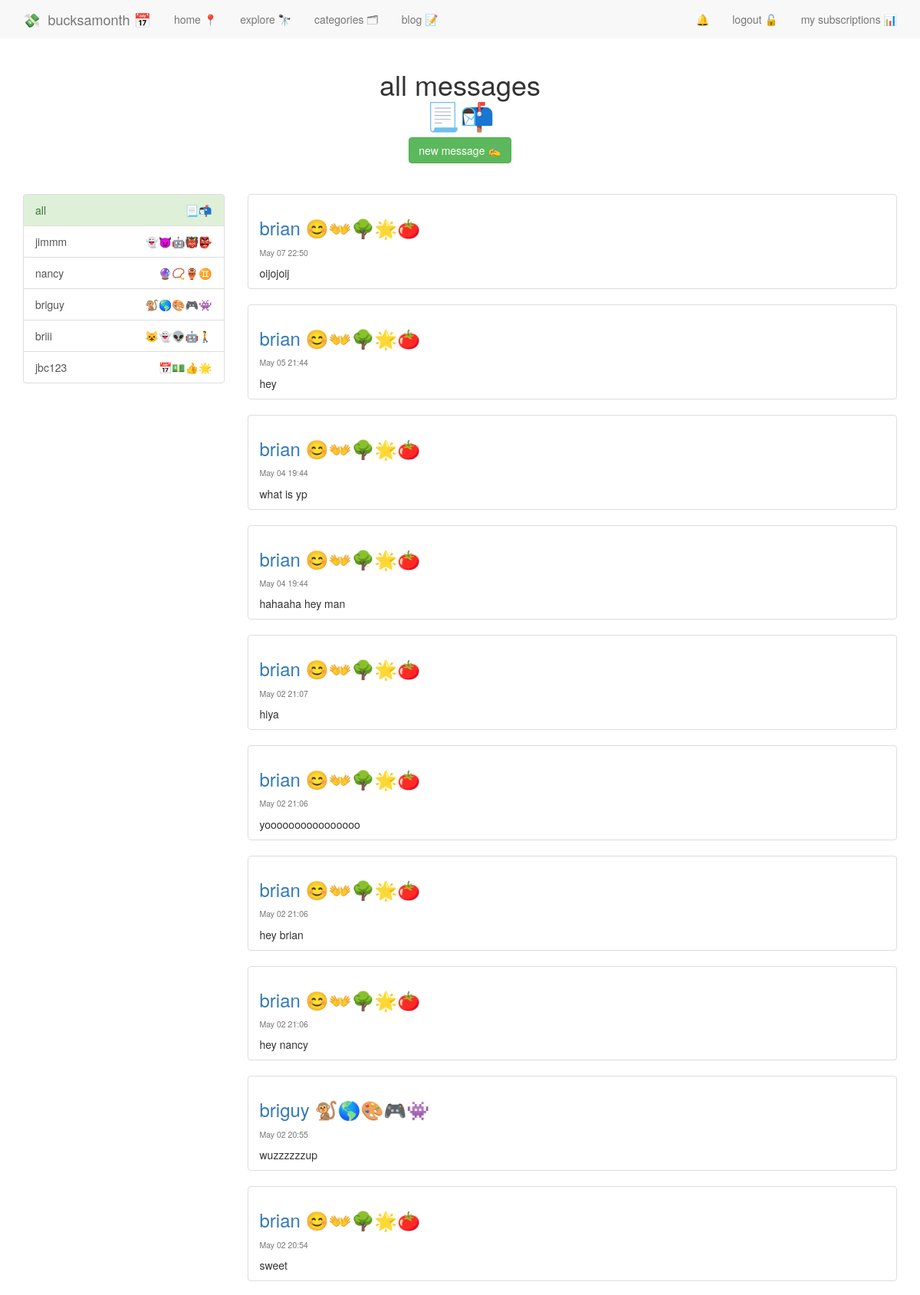
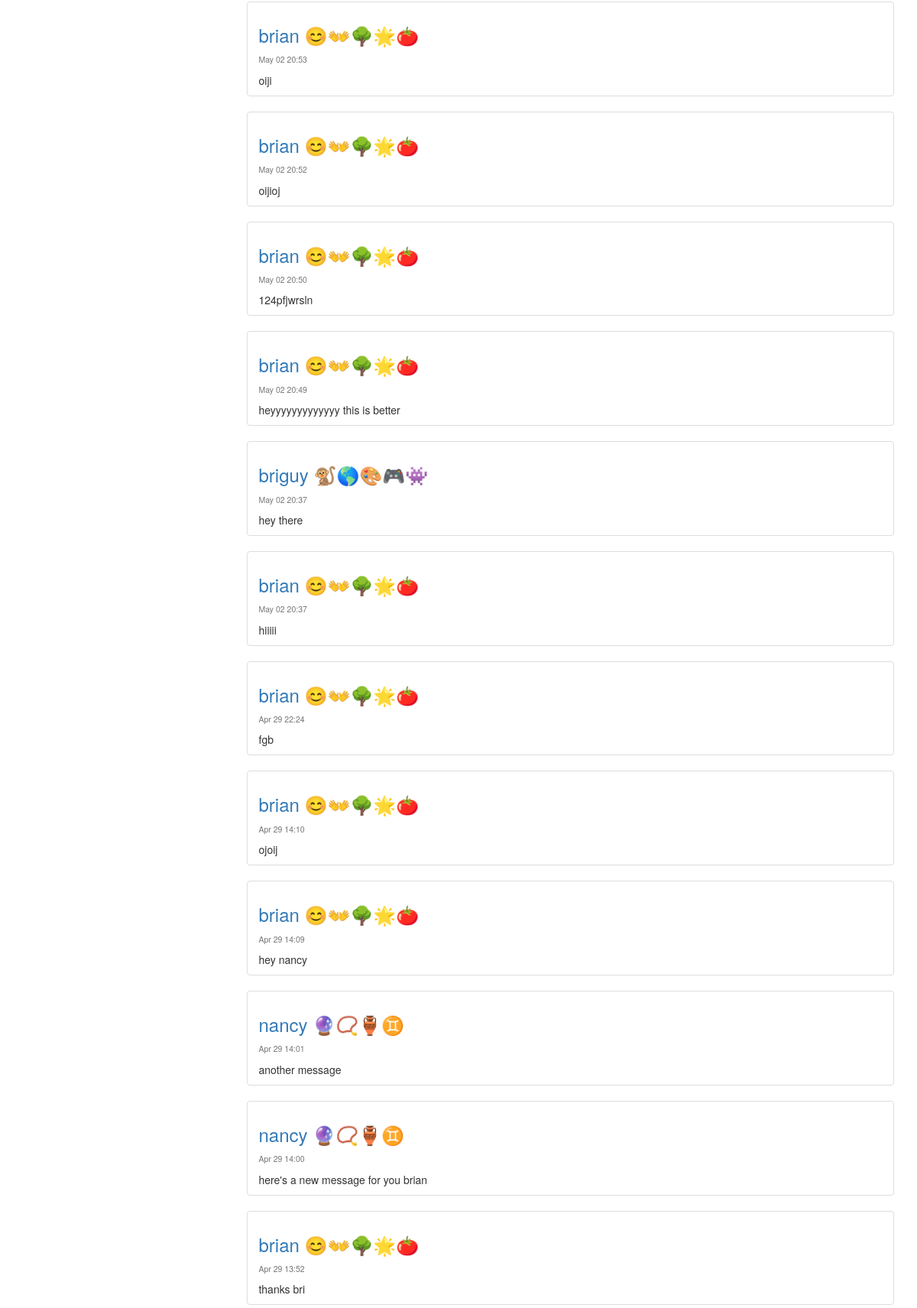
The page /account/messages/ (signed in, upper part) on the database its author committed (2 pictures, top to bottom).
### accounts/models.py (models this page shows, shortened)
class UserProfile(models.Model):
	user = models.OneToOneField(User)
	description = models.CharField(max_length=100, default='')
	twitter = models.CharField(max_length=100, default='')
	emoji = models.CharField(max_length=10, default='')
	facebook_url = models.URLField(max_length=400, blank=True)
	linkedin_url = models.URLField(max_length=400, blank=True)
	website = models.URLField(max_length=400, blank=True)
	setup = models.BooleanField(default=False)
	uid = models.CharField(default=uuid.uuid4, max_length=40)
	email_valid = models.BooleanField(default=False)
	followers = models.ManyToManyField('self')
	join_date = models.DateTimeField(auto_now_add=True, null=True, blank=True)

### user_messages/models.py (models this page shows, shortened)
class UserMessage(models.Model):
    user = models.ForeignKey(User)
    message = models.TextField(max_length=5000, blank=True)
    date = models.DateTimeField(auto_now_add=True)
    conversation = models.ForeignKey(User, related_name="conversation")
    from_user = models.ForeignKey(User, related_name="from_user")
    is_read = models.BooleanField(default=False)
    class Meta:
        ordering = ('-date',)
    @staticmethod
    def get_conversations(user):
        conversations = UserMessage.objects.filter(
            user=user).values('conversation').annotate(
                last=Max('date')).order_by('-last')
        users = []
        for conversation in conversations:
            users.append({
                'user':User.objects.get(pk=conversation['conversation']),
                'last':conversation['last'],
                'unread':UserMessage.objects.filter(user=user,
                                                    conversation__pk=conversation[
                                                        'conversation'],
                                                    is_read=False).count(),
            })
        return users

### user_messages/views.py (the view)
@login_required
def inbox(request):
    conversations = UserMessage.get_conversations(user=request.user)
    active_conversation = None
    messages = None
    if conversations:
        conversation = conversations[0]
        messages = UserMessage.objects.filter(user=request.user,)
        messages.update(is_read=True)
    return render(request, 'user_messages/inbox.html', {
        'messages_':messages,
        'conversations':conversations,
        'active':active_conversation,
        'name':None
    })

### user_messages/templates/user_messages/inbox.html (shortened to what this page needs)
{% extends 'base.html' %}
{% block content %}
{% include 'nav.html' %}
<h1 style="text-align:center;">{% if name %}📃📬<br />messages with {{ name }}<br />{{ name.userprofile.emoji }}{% else %}all messages<br />📃📬{% endif %}</h1>
    {% if not name %}<div style="text-align:center;"><a style="text-align:center;" class="btn btn-success" href="{% url 'accounts:new_message' %}">new message ✍️</a></div><br />
{% endif %}<br />
  <div class="row">
<div class="col-md-3">
    {% include 'user_messages/partial_conversation.html' with conversations=conversations active=active %}
</div>
<div class="col-md-9">
    {% for message in messages_ %}
    <div class="list-group">
      {% include 'user_messages/partial_message.html' with message=message %}
    </div>
    {% endfor %}
  </div>
</div>
{% endblock %}

### user_messages/templates/user_messages/partial_conversation.html (shortened to what this page needs)
<div class="list-group">
  <a class="list-group-item {% if not name %}list-group-item-success{% endif %}" href="{% url 'accounts:inbox' %}">all<span class="pull-right">📃📬</span>
{% for conversation in conversations %}
  <a href="{% url 'accounts:messages' username=conversation.user.username %}" class="list-group-item{% if active == conversation.user.username %} list-group-item-success{% endif %}">
    {{ conversation.user.username }} <span class="pull-right">{{ conversation.user.userprofile.emoji }}</span>
  </a>
{% endfor %}
</div>

### user_messages/templates/user_messages/partial_message.html (shortened to what this page needs)
<div class="list-group-item">
  <h3><a href="{% url 'users:view_profile' username=message.from_user.username %}">{{ message.from_user.username }}&nbsp;{{ message.from_user.userprofile.emoji }}</a></h3>
  <div>
    <h5>
      <small>
        {{ message.date|date:'M d G:i' }}
      </small>
    </h5>
    {{ message.message }}
  </div>
</div>

### static/css/main.css (style rules this page uses)
body { min-height: 200px; padding-top: 70px; padding-bottom: 20px; }
a { text-decoration: none; }

### rows shown on the page
UserMessage: from_user.username "brian", from_user.userprofile.emoji "😊👐🌳🌟🍅", date "May 07 22:50", message "oijojoij"
UserMessage: from_user.username "brian", from_user.userprofile.emoji "😊👐🌳🌟🍅", date "May 05 21:44", message "hey"
UserMessage: from_user.username "brian", from_user.userprofile.emoji "😊👐🌳🌟🍅", date "May 04 19:44", message "what is yp"
UserMessage: from_user.username "brian", from_user.userprofile.emoji "😊👐🌳🌟🍅", date "May 04 19:44", message "hahaaha hey man"
UserMessage: from_user.username "brian", from_user.userprofile.emoji "😊👐🌳🌟🍅", date "May 02 21:07", message "hiya"
UserMessage: from_user.username "brian", from_user.userprofile.emoji "😊👐🌳🌟🍅", date "May 02 21:06", message "yoooooooooooooooo"
UserMessage: from_user.username "brian", from_user.userprofile.emoji "😊👐🌳🌟🍅", date "May 02 21:06", message "hey brian"
UserMessage: from_user.username "brian", from_user.userprofile.emoji "😊👐🌳🌟🍅", date "May 02 21:06", message "hey nancy"
UserMessage: from_user.username "briguy", from_user.userprofile.emoji "🐒🌎🎨🎮👾", date "May 02 20:55", message "wuzzzzzzup"
UserMessage: from_user.username "brian", from_user.userprofile.emoji "😊👐🌳🌟🍅", date "May 02 20:54", message "sweet"
UserMessage: from_user.username "brian", from_user.userprofile.emoji "😊👐🌳🌟🍅", date "May 02 20:53", message "oiji"
UserMessage: from_user.username "brian", from_user.userprofile.emoji "😊👐🌳🌟🍅", date "May 02 20:52", message "oijioj"
UserMessage: from_user.username "brian", from_user.userprofile.emoji "😊👐🌳🌟🍅", date "May 02 20:50", message "124pfjwrsln"
UserMessage: from_user.username "brian", from_user.userprofile.emoji "😊👐🌳🌟🍅", date "May 02 20:49", message "heyyyyyyyyyyyyy this is better"
UserMessage: from_user.username "briguy", from_user.userprofile.emoji "🐒🌎🎨🎮👾", date "May 02 20:37", message "hey there"
UserMessage: from_user.username "brian", from_user.userprofile.emoji "😊👐🌳🌟🍅", date "May 02 20:37", message "hiiiii"
UserMessage: from_user.username "brian", from_user.userprofile.emoji "😊👐🌳🌟🍅", date "Apr 29 22:24", message "fgb"
UserMessage: from_user.username "brian", from_user.userprofile.emoji "😊👐🌳🌟🍅", date "Apr 29 14:10", message "ojoij"
UserMessage: from_user.username "brian", from_user.userprofile.emoji "😊👐🌳🌟🍅", date "Apr 29 14:09", message "hey nancy"
UserMessage: from_user.username "nancy", from_user.userprofile.emoji "🔮📿🏺♊️", date "Apr 29 14:01", message "another message"
UserMessage: from_user.username "nancy", from_user.userprofile.emoji "🔮📿🏺♊️", date "Apr 29 14:00", message "here's a new message for you brian"
UserMessage: from_user.username "brian", from_user.userprofile.emoji "😊👐🌳🌟🍅", date "Apr 29 13:52", message "thanks bri"

### other values the page prints
{{ conversation.user.username }} "jimmm"
{{ conversation.user.userprofile.emoji }} "👻😈🤖👹👺"
{{ conversation.user.username }} "nancy"
{{ conversation.user.userprofile.emoji }} "🔮📿🏺♊️"
{{ conversation.user.username }} "briguy"
{{ conversation.user.userprofile.emoji }} "🐒🌎🎨🎮👾"
{{ conversation.user.username }} "briii"
{{ conversation.user.userprofile.emoji }} "😺👻👽🤖🚶"
{{ conversation.user.username }} "jbc123"
{{ conversation.user.userprofile.emoji }} "📅💵👍🌟"
